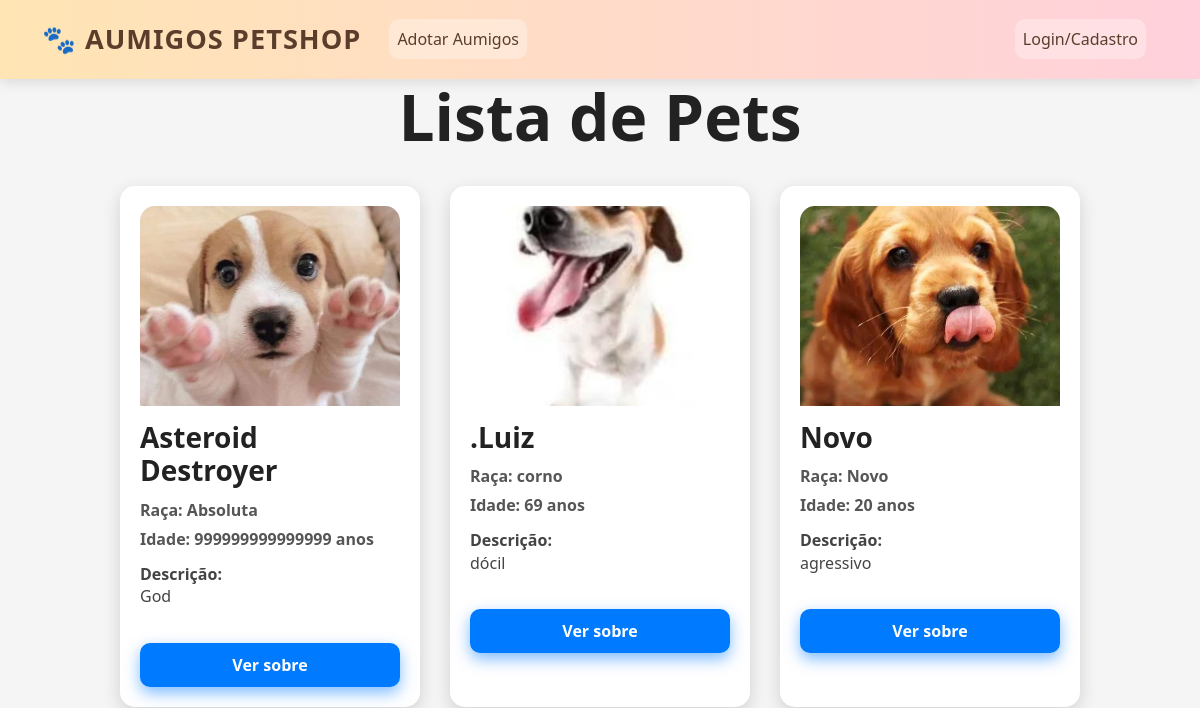
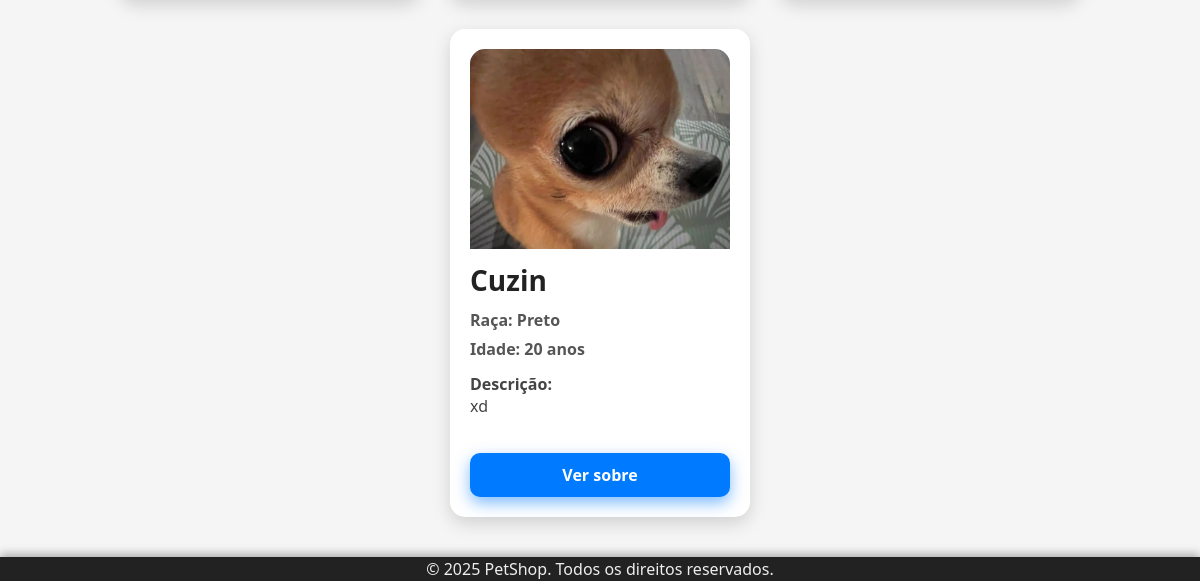
The app's page /pets/, older data (2 pictures, top to bottom).
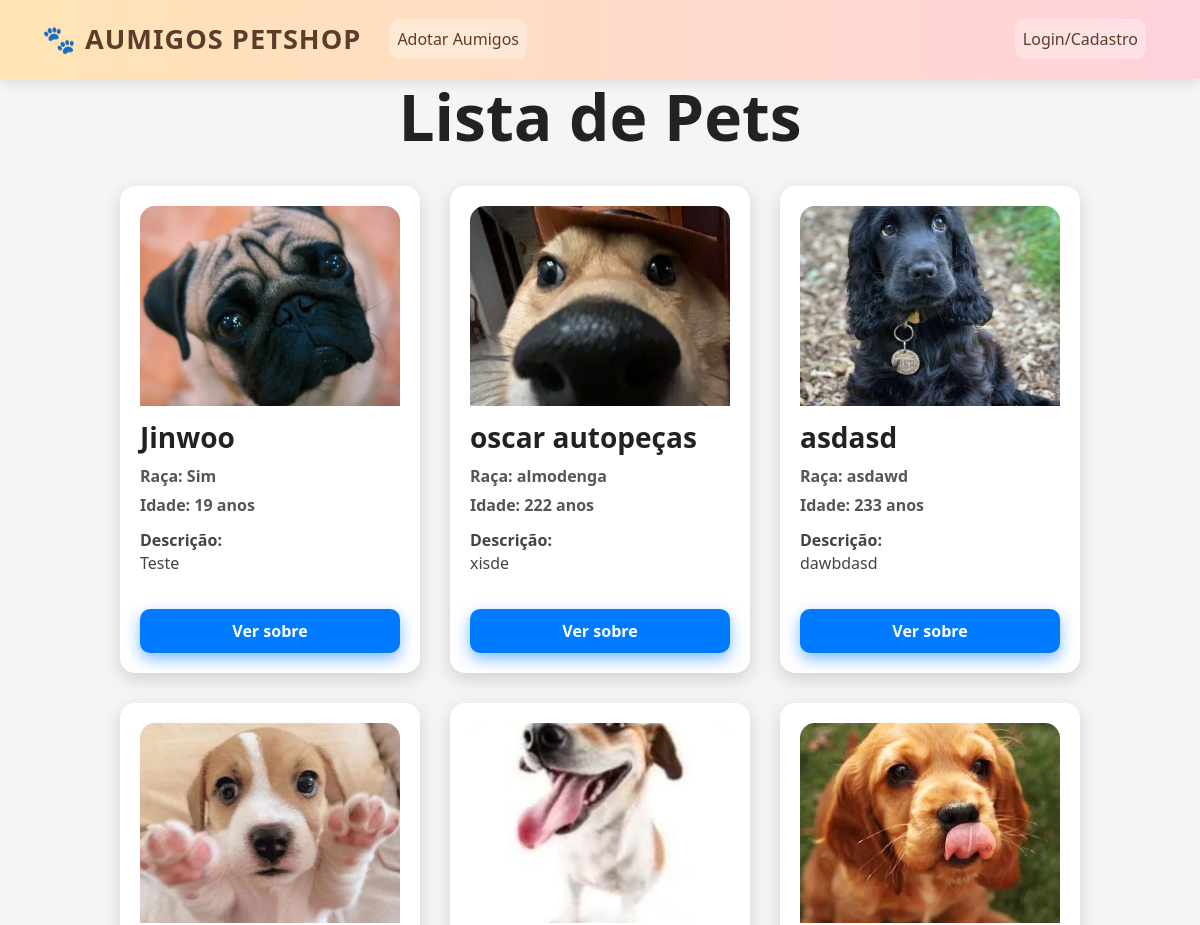
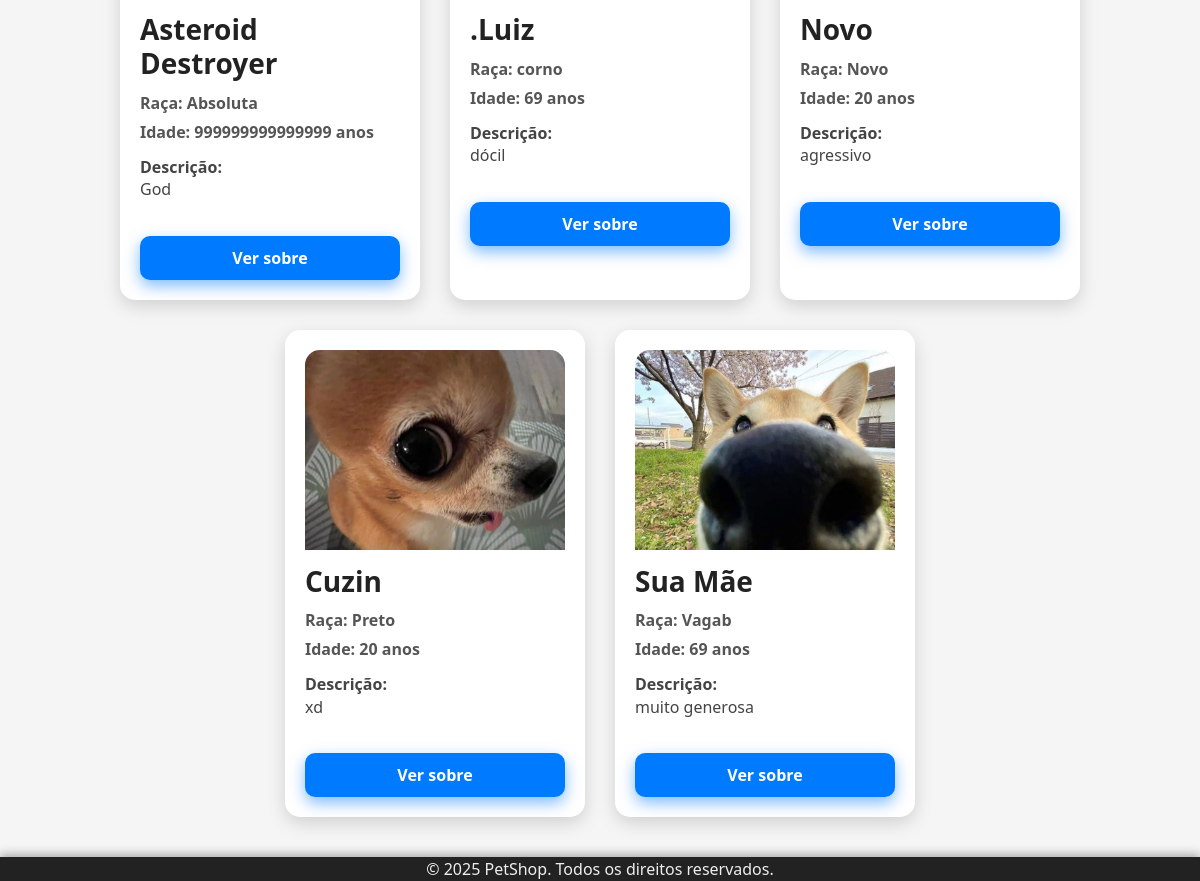
The same page, newer data (2 pictures, top to bottom).
### sistema_projeto/pets/models.py (models this page shows, shortened)
class Pet(models.Model):
    nome = models.CharField(max_length=100)
    idade = models.IntegerField()
    descricao = models.TextField(verbose_name='Descrição')
    raca = models.CharField(max_length=100, verbose_name='Raça')
    especie = models.CharField(max_length=100, verbose_name='Espécie')
    foto = models.ImageField(upload_to='fotos_pets/', null=True, blank=True)
    disponivel = models.BooleanField(default=True)

### sistema_projeto/pets/views.py (the view)
# urls.py: path('pets/', views.listar_pets, name='listar_pets'),  # opcional: pode comentar/remover
def listar_pets(request):
    pets = Pet.objects.filter(disponivel=True)
    return render(request, 'pets/listar_pets.html', {'pets': pets})

### sistema_projeto/contas/context_processors.py (called while the page is built)
def admin_emails(request):
    return {
        'ADMIN_EMAILS': settings.ADMIN_EMAILS
    }

### sistema_projeto/pets/templates/pets/listar_pets.html (shortened to what this page needs)
{% extends 'pets/base.html' %}
{% block content %}
<h1
  style="text-align:center; margin-top: 15px; margin-bottom: 30px; font-weight: 900; color: #222; font-size: 4rem; font-family: 'Segoe UI', Tahoma, Geneva, Verdana, sans-serif;">
  Lista de Pets
</h1>
<div style="display: flex; flex-wrap: wrap; gap: 30px; justify-content: center;">
  {% for pet in pets %}
  <div style="
    width: 300px;
    border-radius: 15px;
    background-color: #fff;
    box-shadow: 0 6px 18px rgba(0,0,0,0.15);
    padding: 20px;
    box-sizing: border-box;
    transition: transform 0.3s ease, box-shadow 0.3s ease;
    cursor: pointer;
  " onmouseover="this.style.transform='scale(1.05)'; this.style.boxShadow='0 10px 28px rgba(0,0,0,0.25)';"
    onmouseout="this.style.transform='scale(1)'; this.style.boxShadow='0 6px 18px rgba(0,0,0,0.15)';">
    {% if pet.foto %}
    <img src="{{ pet.foto.url }}" alt="Foto de {{ pet.nome }}"
      style="width: 100%; height: 200px; object-fit: cover; border-radius: 15px 15px 0 0; margin-bottom: 15px; box-shadow: inset 0 0 12px rgba(0,0,0,0.1);">
    {% endif %}
    <h3
      style="margin: 0 0 10px 0; font-weight: 800; color: #222; font-family: 'Segoe UI', Tahoma, Geneva, Verdana, sans-serif;">
      {{ pet.nome }}
    </h3>
    <p style="margin: 5px 0; font-weight: 600; color: #555;"><strong>Raça:</strong> {{ pet.raca }}</p>
    <p style="margin: 5px 0; font-weight: 600; color: #555;"><strong>Idade:</strong> {{ pet.idade }} anos</p>
    <p style="margin: 12px 0 0 0; color: #444; font-size: 1rem; line-height: 1.4; min-height: 60px;">
      <strong>Descrição:</strong><br> {{ pet.descricao|default:"Sem descrição" }}
    </p>
    <div style="margin-top: 20px; display: flex; align-items: center;">
      <a href="{% url 'pet_detalhe' pet.id %}" style="
          flex: 1;
          padding: 10px 18px;
          background-color: #007bff;
          color: white;
          border-radius: 10px;
          text-align: center;
          font-weight: 700;
          text-decoration: none;
          font-family: 'Segoe UI', Tahoma, Geneva, Verdana, sans-serif;
          box-shadow: 0 6px 15px rgba(0,123,255,0.5);
          transition: background-color 0.3s ease, box-shadow 0.3s ease;
        " onmouseover="this.style.backgroundColor='#0056b3'; this.style.boxShadow='0 8px 22px rgba(0,86,179,0.7)';"
        onmouseout="this.style.backgroundColor='#007bff'; this.style.boxShadow='0 6px 15px rgba(0,123,255,0.5)';">
        Ver sobre
      </a>
    </div>
  </div>
  {% empty %}
  <p style="text-align:center; color: #666; font-size: 1.2rem;">Nenhum pet cadastrado.</p>
  {% endfor %}
</div>
{% endblock %}

Row changes from the older to the newer data that the page shows:
now on this page (row edited): Pet: foto (picture), nome "Jinwoo", raca "Sim", idade "19", descricao "Teste"
now on this page (row edited): Pet: foto (picture), nome "oscar autopeças", raca "almodenga", idade "222", descricao "xisde"
now on this page (row edited): Pet: foto (picture), nome "asdasd", raca "asdawd", idade "233", descricao "dawbdasd"
added Pet: foto (picture), nome "Sua Mãe", raca "Vagab", idade "69", descricao "muito generosa"
